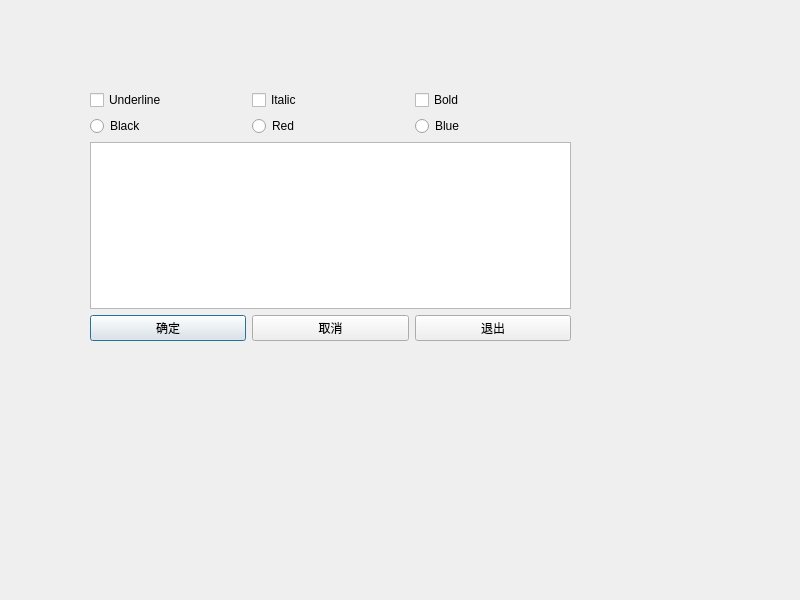
<?xml version="1.0" encoding="UTF-8"?>
<ui version="4.0">
 <class>QWDialog</class>
 <widget class="QDialog" name="QWDialog">
  <property name="geometry">
   <rect>
    <x>0</x>
    <y>0</y>
    <width>800</width>
    <height>600</height>
   </rect>
  </property>
  <property name="windowTitle">
   <string>QWDialog</string>
  </property>
  <widget class="QWidget" name="verticalLayoutWidget">
   <property name="geometry">
    <rect>
     <x>90</x>
     <y>90</y>
     <width>481</width>
     <height>251</height>
    </rect>
   </property>
   <layout class="QVBoxLayout" name="verticalLayout">
    <item>
     <layout class="QHBoxLayout" name="horizontalLayout">
      <item>
       <widget class="QCheckBox" name="checkBoxU">
        <property name="text">
         <string>Underline</string>
        </property>
       </widget>
      </item>
      <item>
       <widget class="QCheckBox" name="checkBoxI">
        <property name="text">
         <string>Italic</string>
        </property>
       </widget>
      </item>
      <item>
       <widget class="QCheckBox" name="checkBoxB">
        <property name="text">
         <string>Bold</string>
        </property>
       </widget>
      </item>
     </layout>
    </item>
    <item>
     <layout class="QHBoxLayout" name="horizontalLayout_2">
      <item>
       <widget class="QRadioButton" name="radioButtonBk">
        <property name="text">
         <string>Black</string>
        </property>
       </widget>
      </item>
      <item>
       <widget class="QRadioButton" name="radioButtonRd">
        <property name="text">
         <string>Red</string>
        </property>
       </widget>
      </item>
      <item>
       <widget class="QRadioButton" name="radioButtonBe">
        <property name="text">
         <string>Blue</string>
        </property>
       </widget>
      </item>
     </layout>
    </item>
    <item>
     <widget class="QTextEdit" name="textEdit"/>
    </item>
    <item>
     <layout class="QHBoxLayout" name="horizontalLayout_3">
      <item>
       <widget class="QPushButton" name="pushButtonY">
        <property name="text">
         <string>确定</string>
        </property>
       </widget>
      </item>
      <item>
       <widget class="QPushButton" name="pushButtonN">
        <property name="text">
         <string>取消</string>
        </property>
       </widget>
      </item>
      <item>
       <widget class="QPushButton" name="pushButtonQ">
        <property name="text">
         <string>退出</string>
        </property>
       </widget>
      </item>
     </layout>
    </item>
   </layout>
  </widget>
 </widget>
 <resources/>
 <connections>
  <connection>
   <sender>pushButtonY</sender>
   <signal>clicked()</signal>
   <receiver>QWDialog</receiver>
   <slot>accept()</slot>
   <hints>
    <hint type="sourcelabel">
     <x>256</x>
     <y>329</y>
    </hint>
    <hint type="destinationlabel">
     <x>117</x>
     <y>213</y>
    </hint>
   </hints>
  </connection>
  <connection>
   <sender>pushButtonN</sender>
   <signal>clicked()</signal>
   <receiver>QWDialog</receiver>
   <slot>reject()</slot>
   <hints>
    <hint type="sourcelabel">
     <x>391</x>
     <y>328</y>
    </hint>
    <hint type="destinationlabel">
     <x>153</x>
     <y>239</y>
    </hint>
   </hints>
  </connection>
  <connection>
   <sender>pushButtonQ</sender>
   <signal>clicked()</signal>
   <receiver>QWDialog</receiver>
   <slot>close()</slot>
   <hints>
    <hint type="sourcelabel">
     <x>478</x>
     <y>328</y>
    </hint>
    <hint type="destinationlabel">
     <x>637</x>
     <y>245</y>
    </hint>
   </hints>
  </connection>
 </connections>
</ui>
